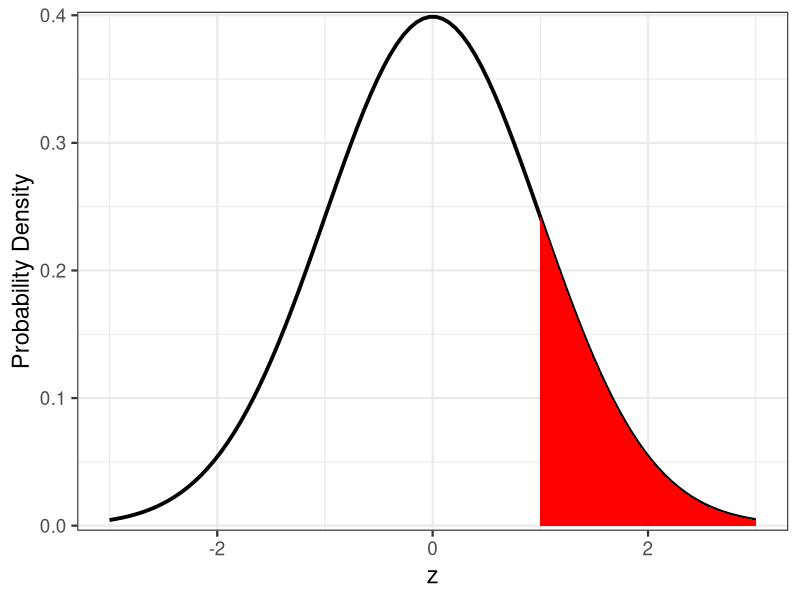
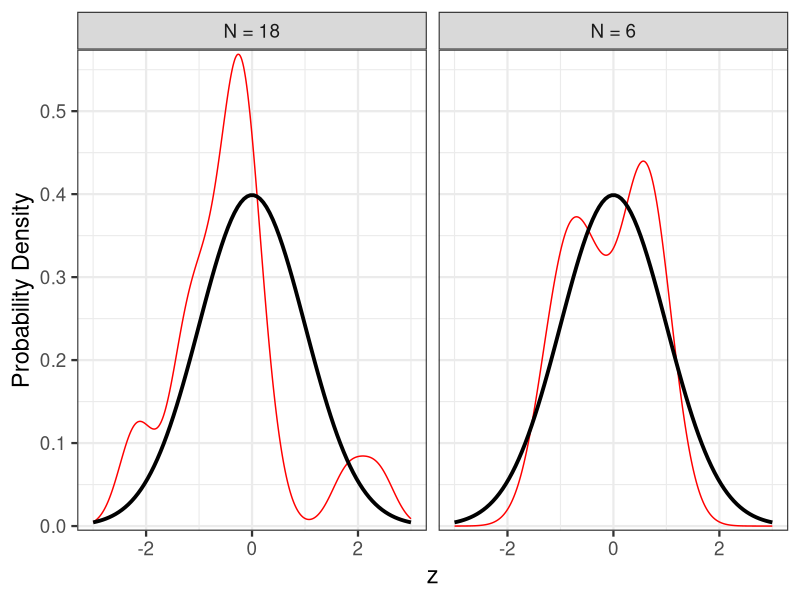
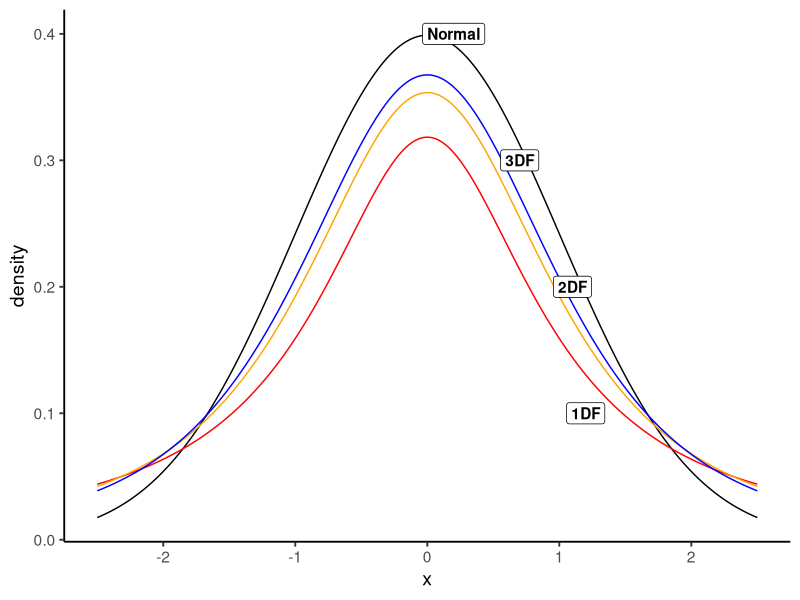
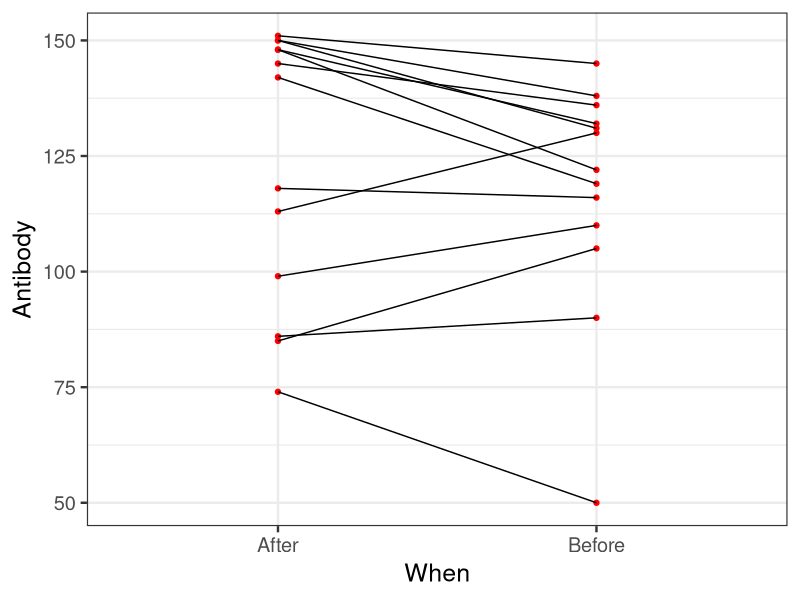
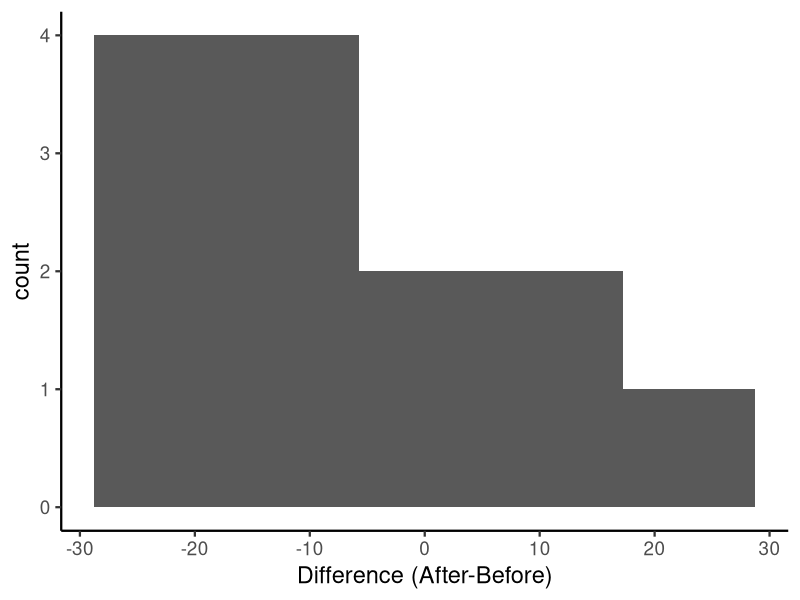
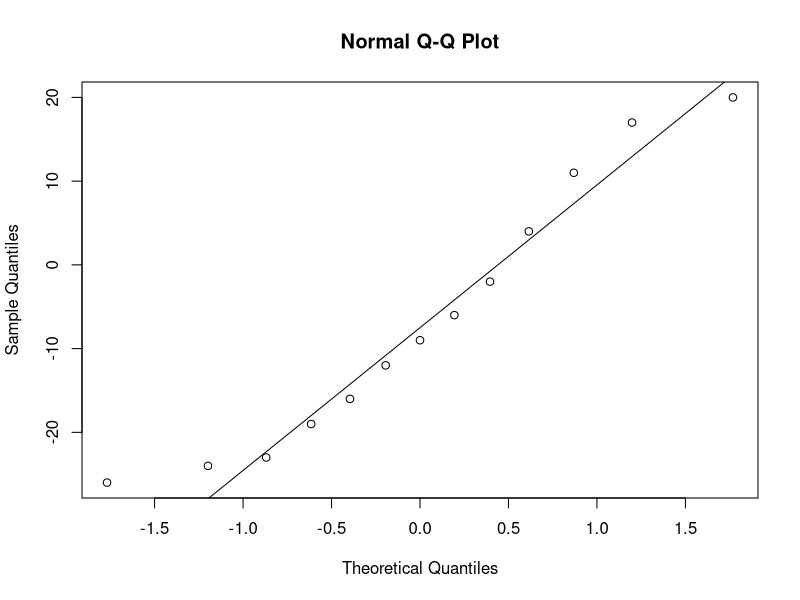
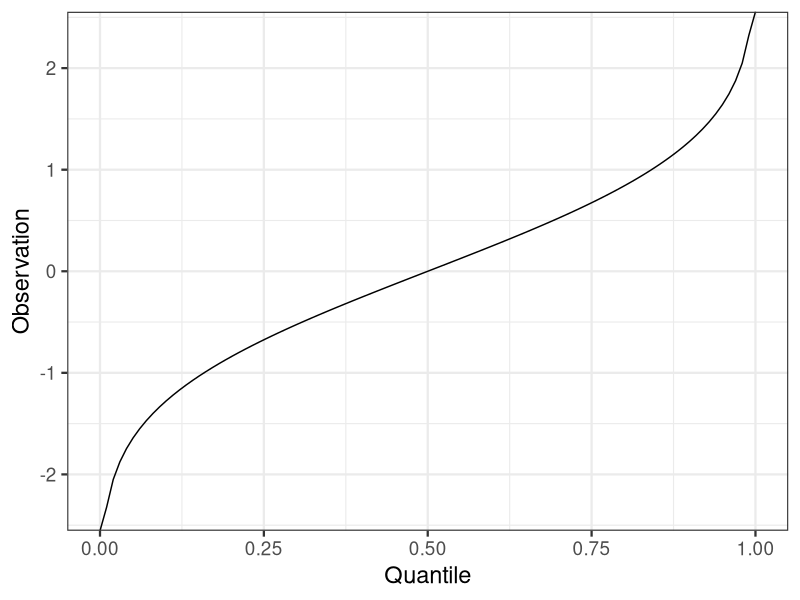
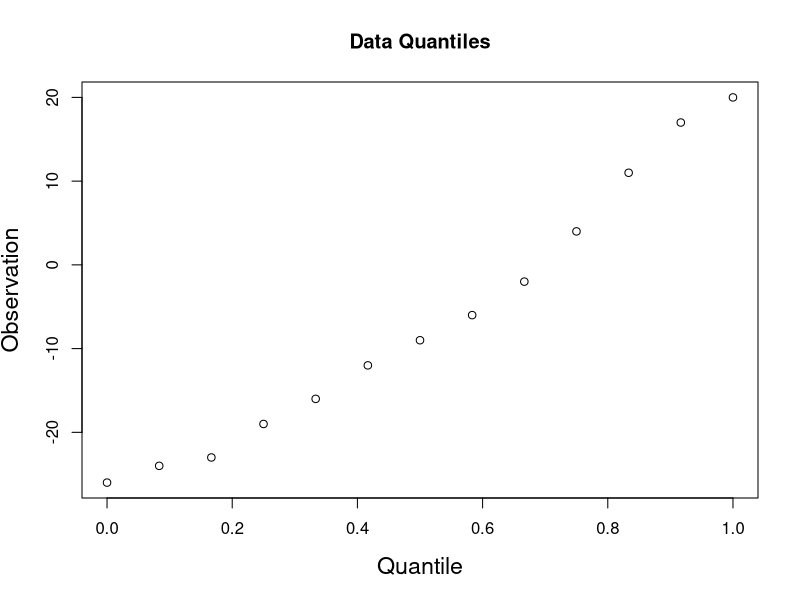

Generate these figures, in order, with R:
## ---- chunk 1
library(knitr)
opts_chunk$set(fig.height=4.5, comment=NA, 
               warning=FALSE, message=FALSE, 
               dev="jpeg", echo=FALSE)
library(ggplot2)
library(magrittr)
library(dplyr)
library(tidyr)
## ---- chunk 2
library(ggplot2)
vals <- seq(-3,3,length.out=100);z=dnorm(vals)
normplot <- qplot(vals, z, lwd=I(1.3), geom="line") +
  theme_bw(base_size=17) + xlab("z") +  ylab("Probability Density") + 
  scale_y_continuous(expand=c(0.01,0))

normplot +
  geom_area(mapping=aes(x=seq(1,3,length.out=100), y=dnorm(seq(1,3,length.out=100))), fill="red")
## ---- chunk 3
library(gganimate)
library(dplyr)
library(tidyr)
library(purrr)
set.seed(31415)

samps <- map_df(3:20, ~data.frame(samp = rnorm(.x)), .id = "sample_size")

dists <- ggplot() +
  geom_line(mapping=aes(x=vals, y=z), lwd=1.3) +
  theme_bw(base_size=17) + xlab("z") +  ylab("Probability Density") + 
  geom_density(data = samps, 
               mapping=aes(x=samp, group=sample_size),
               color="red") +
  annotate(1,0.4, geom="text", label="Golem", size=10) +
  transition_states(factor(sample_size), 
                    transition_length = 2,
    state_length = 1) + 
  labs(title = "n = {closest_state}")

animate(dists,device="png")

## ---- chunk 4
dfd <- data.frame(x=rep(vals, 2), y=rep(z,2), 
                           sample_size=c(rep(6,100), rep(18, 100)))

ggplot() +
  theme_bw(base_size=17) + xlab("z") +  ylab("Probability Density") + 
  geom_density(data = samps %>% filter(sample_size %in% c(6,18)), 
               mapping=aes(x=samp, frame=sample_size, group=sample_size),
               color="red") +
  facet_wrap(~sample_size, 
             label=labeller(sample_size = c("6"="N = 6", "18" = "N = 18"))) +
  geom_line(data=dfd, mapping=aes(x=x, y=y), lwd=1.3) +
    scale_y_continuous(expand=c(0.01,0))
## ---- chunk 5
x_dists <- data.frame(x=seq(-2.5, 2.5, 0.01)) %>%
  mutate(dn = dnorm(x),
         dt_1 = dt(x, 1),
         dt_2 = dt(x, 2),
         dt_3 = dt(x, 3)
  )

x_df <- data.frame(x=rnorm(100), x_unif=runif(100))

ggplot() +
  geom_line(data=x_dists, mapping=aes(x=x, y=dn)) +
  geom_line(data=x_dists, mapping=aes(x=x, y=dt_1), color="red") +
  geom_line(data=x_dists, mapping=aes(x=x, y=dt_2), color="orange") +
  geom_line(data=x_dists, mapping=aes(x=x, y=dt_3), color="blue") +
  theme_classic(base_size=14) +
  annotate(x=c(0.2,0.7,1.1,1.2), y=c(0.4, 0.3, 0.2, 0.1), 
             label=c("Normal","3DF", "2DF", "1DF"), fill="white",
            fontface = "bold", geom="label") +
  ylab("density")
## ---- chunk 6
blackbird <- read.csv("./data/09/12e2BlackbirdTestosterone.csv") %>%
  mutate(Bird = 1:n())
b_tidy <- gather(blackbird, When, Antibody, -c(Bird)) %>%
  filter((When %in% c("Before", "After")))
## ---- chunk 7
ggplot(data=b_tidy, aes(x=When, y=Antibody, group=Bird)) +
  geom_point(color="red") +
  geom_line() +
  theme_bw(base_size=18)
## ---- chunk 8
ggplot(data=blackbird, aes(x=dif)) +
  geom_histogram(bins=5)+
  theme_classic(base_size=17) +
  xlab("Difference (After-Before)")
## ---- chunk 9
qqnorm(blackbird$dif); qqline(blackbird$dif)
## ---- chunk 10
set.seed(5000)
samp <- rnorm(10000)
quantile(samp)
## ---- chunk 11
quantile(samp, probs=seq(0,1,.1))
## ---- chunk 12
nquant <- seq(0,1,length.out=100)
nvals <- qnorm(nquant)
qplot(nquant, nvals, geom="line") +
  theme_bw(base_size=17) +
  ylab("Observation") + xlab("Quantile")
## ---- chunk 13
q <- quantile(blackbird$dif, probs=seq(0, 1, length.out=nrow(blackbird)))
q
q_vals <- as.numeric(gsub("\\%", "", names(q)))/100
## ---- chunk 14
plot(q_vals, q, main="Data Quantiles", ylab="Observation", xlab="Quantile", cex.lab=1.4)
## ---- chunk 15

## ---- chunk 16
ggplot(data=blackbird, aes(x=dif.in.logs)) +
  geom_density()+
  theme_classic(base_size=17) +
  xlab("Log Difference (log(After) - log(Before))") +
  geom_vline(xintercept=0, lty=2)
## ---- chunk 17
broom::tidy(t.test(blackbird$dif.in.logs)) [-c(5:6)]
## ---- chunk 18
library(readr)
lizards <- read_csv("./data/09/12e3HornedLizards.csv",
                    col_types = "di") %>%
  mutate(Status = ifelse(Survive==1, "Living", "Dead"))

ggplot(lizards) +
  aes(x=Status, y=`Squamosal horn length`, fill=Status) +
  geom_boxplot() +
  theme_bw(base_size=17)
## ---- chunk 19
ggplot(lizards) +
  aes(x=`Squamosal horn length`, fill=Status, ..density..) +
  geom_histogram(bins = 30) +
  theme_bw(base_size=17) +
  facet_grid(.~Status) +
  ylab("frequency")
## ---- chunk 20
res <- residuals(lm(`Squamosal horn length` ~ Status, data=lizards))
qqnorm(res); qqline(res)
## ---- chunk 21
l_count <- lizards %>%
  group_by(Status) %>%
  count() %>% ungroup()

ggplot(data=l_count) +
  aes(x=Status, y=n, fill=Status) +
  geom_bar(stat="identity", position=position_dodge()) +
  theme_bw(base_size=17) +
  ylab("Sample Size\n")
## ---- chunk 22
library(kableExtra)
knitr::kable(broom::tidy(t.test(`Squamosal horn length` ~ Status, data=lizards)), digits=3) %>%
  kable_styling(full_width = FALSE, bootstrap_options = "responsive")
## ---- chunk 23
ggplot(lizards) +
  aes(x=Status, y=`Squamosal horn length`) +
  stat_summary() +
  theme_bw(base_size=17) +
  ggtitle("Horn Length and SE")
